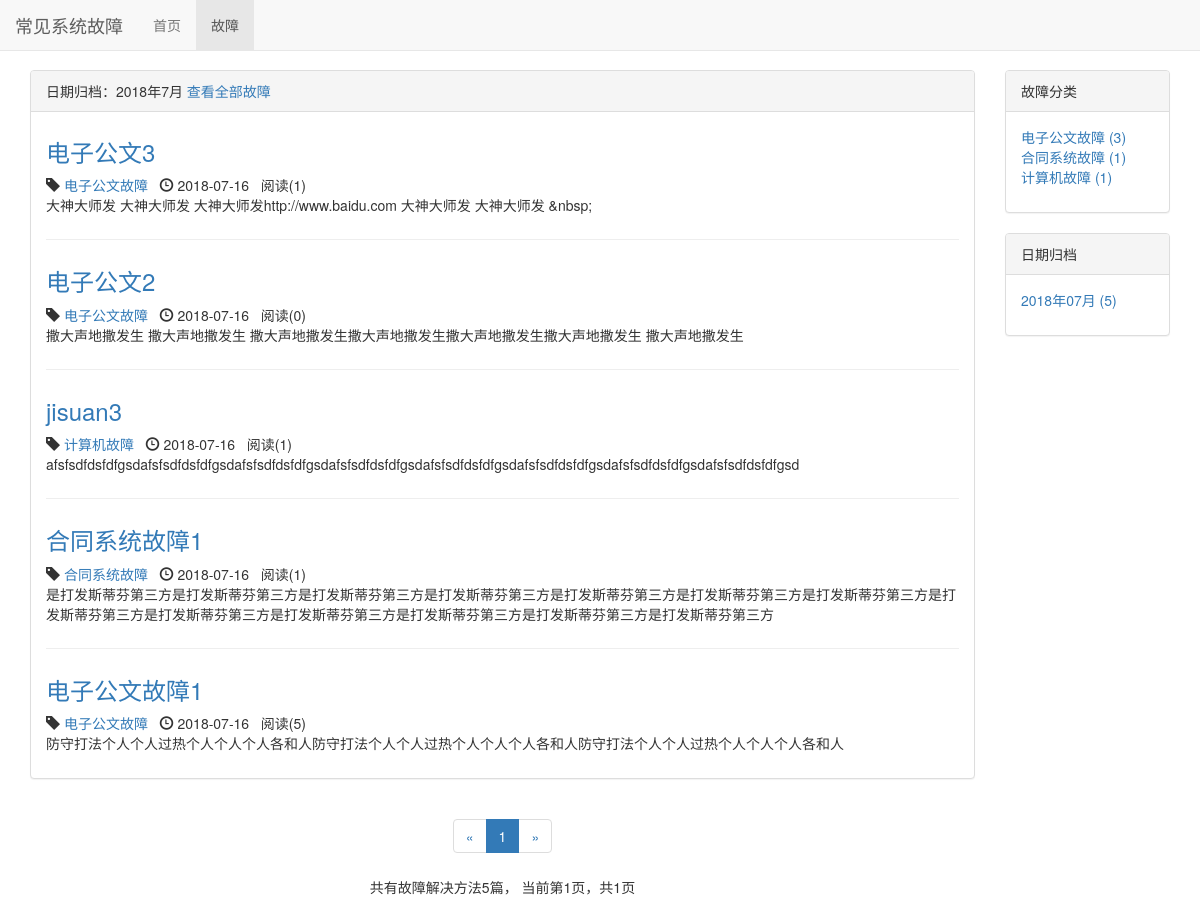
The page /oas/date/2018/7 on the database its author committed.
### oa/models.py (models this page shows, shortened)
class ErrSys(models.Model):
    err_type = models.ForeignKey(ErrSysType, on_delete=models.DO_NOTHING, verbose_name='故障类别', related_name='errsys_e')
    title = models.CharField(max_length=100, verbose_name='标题')
    author = models.ForeignKey(User, on_delete=models.DO_NOTHING, verbose_name='作者')
    content = RichTextUploadingField(verbose_name='正文')
    readed_num = models.IntegerField(default=0, verbose_name='阅读数')
    created_time = models.DateTimeField(auto_now_add=True, verbose_name='创建时间')
    last_updated_time = models.DateTimeField(auto_now=True, verbose_name='更新时间')
    class Meta:
        ordering = ['-created_time']

class ErrSysType(models.Model):
    type_name = models.CharField(max_length=15, verbose_name='故障类别')
    def __str__(self):
        return self.type_name

### oa/views.py (the view)
# urls.py: path('date/<int:year>/<int:month>', views.article_with_date, name="article_with_date"),
def article_with_date(request, year, month):
    article_all_list = ErrSys.objects.filter(created_time__year=year, created_time__month=month)
    context = get_system_list_common_data(request, article_all_list)
    context['article_with_date'] = '%s年%s月' % (year, month)
    return render_to_response('oas/blogs_with_date.html', context)

### oa/templates/oas/blogs_with_date.html (shortened to what this page needs)
{% extends 'oas/blog_list.html' %}
{% block blog_list_title %}
    日期归档：{{ article_with_date }}
    <a href="{% url 'article_list' %}">查看全部故障</a>
{% endblock %}

### oa/templates/oas/blog_list.html (shortened to what this page needs)
{% extends 'base.html' %}
{% block nav_blog_active %}active{% endblock %}
{% load staticfiles %}
{% block header_extends %}
    <link rel="stylesheet" href="{% static 'blog/blog.css' %}">
{% endblock %}
{% block content %}
    <div class="container">
        <div class="row">
            <div class="col-xs-12 col-sm-8 col-md-9 col-lg-10">
                <div class="panel panel-default">
                    <div class="panel-heading">{% block blog_list_title %}故障列表{% endblock %}</div>
                    <div class="panel-body">
                        {% for article in articles %}
                            <div class="blog">
                                <h3><a href="{% url 'article_detail' article.pk %}">{{ article.title }}</a></h3>
                                <p class="blog-info">
                                    <span class="glyphicon glyphicon-tag"></span> <a href="{% url 'article_with_type' article.err_type.pk %}">{{ article.err_type }}</a>&nbsp;&nbsp;
                                    <span class="glyphicon glyphicon-time"></span> {{ article.created_time|date:"Y-m-d" }}&nbsp;&nbsp;
                                    阅读({{ article.readed_num }})
                                </p>
                                <p>{{ article.content|striptags|truncatechars:120 }}</p>
                            </div>
                        {% empty %}
                            <div class="blog">
                                <h3>暂无文章</h3>
                            </div>
                        {% endfor %}
                    </div>
                </div>
                <div class="paginator">
                    <ul class="pagination">
                        <li>
                            {% if page_of_articles.has_previous %}
                                <a href="?page={{ page_of_articles.previous_page_number }}" aria-label="Previous">
                                    <span aria-hidden="true">&laquo;</span>
                                </a>
                            {% else %}
                                <span aria-hidden="true">&laquo;</span>
                            {% endif %}
                        </li>
                        {% for page_num in page_range %}
                            {% if page_num == page_of_articles.number %}
                                <li class="active"><span>{{ page_num }}</span></li>
                            {% else %}
                                {% if page_num == '...' %}
                                    <li><span>{{ page_num }}</span></li>
                                {% else %}
                                    <li><a href="?page={{ page_num }}">{{ page_num }}</a></li>
                                {% endif %}
                            {% endif %}
                        {% endfor %}
                        <li>
                            {% if page_of_articles.has_next %}
                                <a href="?page={{ page_of_articles.next_page_number }}" aria-label="Next">
                                    <span aria-hidden="true">&raquo;</span>
                                </a>
                            {% else %}
                                <span aria-hidden="true">&raquo;</span>
                            {% endif %}
                        </li>
                    </ul>
                    <p>
                        共有故障解决方法{{ page_of_articles.paginator.count }}篇，
                        当前第{{ page_of_articles.number }}页，共{{ page_of_articles.paginator.num_pages }}页
                    </p>
                </div>
            </div>
            <div class="hidden-xs col-sm-4 col-md-3 col-lg-2">
                <div class="panel panel-default">
                    <div class="panel-heading">故障分类</div>
                    <div class="panel-body">
                        <ul class="blog-types">
                            {% for ErrSysType in ErrSysTypes %}
                                <li>
                                    <a href="{% url 'article_with_type' ErrSysType.pk %}">
                                        {{ ErrSysType.type_name }} ({{ ErrSysType.article_count }})
                                    </a>
                                </li>
                            {% empty %}
                                <li>暂无分类</li>
                            {% endfor %}
                        </ul>
                    </div>
                </div>
                <div class="panel panel-default">
                    <div class="panel-heading">日期归档</div>
                    <div class="panel-body">
                        <ul>
                            {% for article_date, article_count in article_dates.items %}
                                <li>
                                    <a href="{% url 'article_with_date' article_date.year article_date.month %}">
                                        {{ article_date|date:"Y年m月" }} ({{ article_count }})
                                    </a>
                                </li>
                            {% endfor %}
                        </ul>
                    </div>
                </div>
            </div>
        </div>
    </div>
{% endblock %}

### static/base.css (style rules this page uses)
* { margin: 0; padding: 0; }
body { margin-top: 70px!important; }
ul { list-style-type: none!important; }

### oa/static/blog/blog.css (style rules this page uses)
ul.blog-types { list-style-type: none; }
div.blog:not(:last-child) { margin-bottom: 2em; padding-bottom: 1em; border-bottom: 1px solid #eee; }
div.blog h3 { margin-top: 0.5em; }
div.blog p.blog-info { margin-bottom: 0; }
div.paginator { text-align: center; }

### rows shown on the page
ErrSys: title "电子公文3", err_type "电子公文故障", created_time "2018-07-16", readed_num "1", content "大神大师发 大神大师发 大神大师发http://www.baidu.com 大神大师发 大神大师发 &nbsp;"
ErrSys: title "电子公文2", err_type "电子公文故障", created_time "2018-07-16", readed_num "0", content "撒大声地撒发生 撒大声地撒发生 撒大声地撒发生撒大声地撒发生撒大声地撒发生撒大声地撒发生 撒大声地撒发生"
ErrSys: title "jisuan3", err_type "计算机故障", created_time "2018-07-16", readed_num "1", content "afsfsdfdsfdfgsdafsfsdfdsfdfgsdafsfsdfdsfdfgsdafsfsdfdsfdfgsdafsfsdfdsfdfgsdafsfsdfdsfdfgsdafsfsdfdsfdfgsdafsfsdfdsfdfgsd"
ErrSys: title "合同系统故障1", err_type "合同系统故障", created_time "2018-07-16", readed_num "1", content "是打发斯蒂芬第三方是打发斯蒂芬第三方是打发斯蒂芬第三方是打发斯蒂芬第三方是打发斯蒂芬第三方是打发斯蒂芬第三方是打发斯蒂芬第三方是打发斯蒂芬第三方是打发斯蒂芬第三方是打发斯蒂芬第三方是打发斯蒂芬第三方是打发斯蒂芬第三方是打发斯蒂芬第三方"
ErrSys: title "电子公文故障1", err_type "电子公文故障", created_time "2018-07-16", readed_num "5", content "防守打法个人个人过热个人个人个人各和人防守打法个人个人过热个人个人个人各和人防守打法个人个人过热个人个人个人各和人"
ErrSysType: type_name "电子公文故障", article_count "3"
ErrSysType: type_name "合同系统故障", article_count "1"
ErrSysType: type_name "计算机故障", article_count "1"

### other values the page prints
{{ article_with_date }} "2018年7月"
{{ page_num }} "1"
{{ page_of_articles.paginator.count }} "5"
{{ page_of_articles.number }} "1"
{{ page_of_articles.paginator.num_pages }} "1"
{{ article_date|date:"Y年m月" }} "2018年07月"
{{ article_count }} "5"
